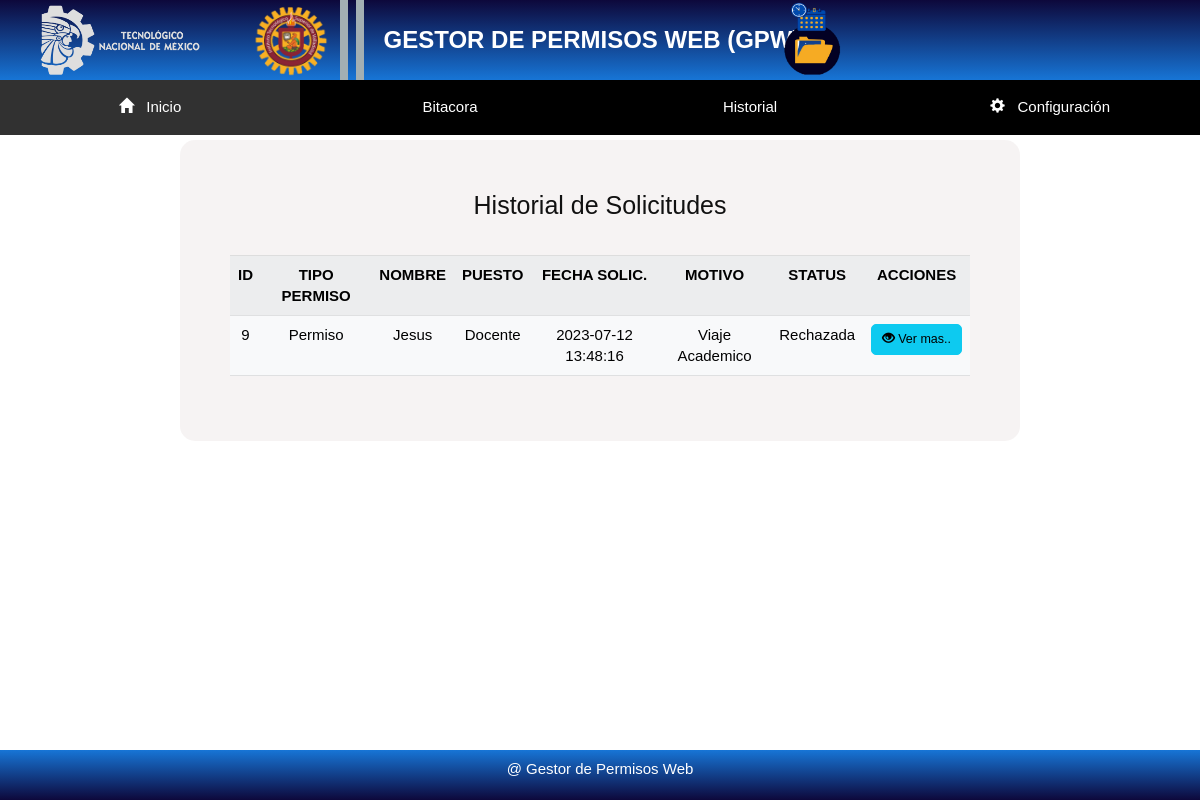
/ROL3/historial3.php (signed in), run on the app's committed database.
### tables this page shows
CREATE TABLE IF NOT EXISTS `solicitud` (
  `ID` smallint NOT NULL AUTO_INCREMENT,
  `Tipo_solicitud_ID` smallint DEFAULT NULL,
  `Request_at` datetime DEFAULT CURRENT_TIMESTAMP,
  `de_fecha` datetime DEFAULT NULL,
  `a_fecha` datetime DEFAULT NULL,
  `reposicion` text,
  `fecha_r1` datetime DEFAULT NULL,
  `fecha_r2` datetime DEFAULT NULL,
  `sueldo` text,
  `hora_establecida` varchar(50) DEFAULT NULL,
  `Hora_modificada` varchar(50) DEFAULT NULL,
  `motivo` text,
  `otro` text,
  `adjunto` longblob,
  `motivo_id` smallint DEFAULT NULL,
  `User_ID` smallint DEFAULT NULL,
  `Estado_ID` smallint DEFAULT NULL,
  PRIMARY KEY (`ID`),
  KEY `Tipo_solicitud_ID` (`Tipo_solicitud_ID`),
  KEY `User_ID` (`User_ID`),
  KEY `Estado_ID` (`Estado_ID`),
  KEY `motivo_id` (`motivo_id`)
);

CREATE TABLE IF NOT EXISTS `tipo_solicitud` (
  `ID` smallint NOT NULL AUTO_INCREMENT,
  `Tipo_solicitud_nombre` varchar(45) DEFAULT NULL,
  `Tipo_solicitud_valor` int DEFAULT NULL,
  PRIMARY KEY (`ID`)
);

CREATE TABLE IF NOT EXISTS `perfil` (
  `id` smallint NOT NULL AUTO_INCREMENT,
  `nombre` text NOT NULL,
  `apellido` text NOT NULL,
  `sexo` varchar(50) NOT NULL,
  `area` text NOT NULL,
  `puesto` text NOT NULL,
  `create_at` datetime DEFAULT CURRENT_TIMESTAMP,
  `update_at` datetime DEFAULT CURRENT_TIMESTAMP,
  `User_ID` smallint NOT NULL,
  PRIMARY KEY (`id`),
  KEY `User_ID` (`User_ID`)
);

CREATE TABLE IF NOT EXISTS `estado` (
  `ID` smallint NOT NULL AUTO_INCREMENT,
  `Estado_nombre` varchar(45) DEFAULT NULL,
  `Estado_valor` int DEFAULT NULL,
  PRIMARY KEY (`ID`)
);

### ROL3/historial3.php (the view, shortened to what this page needs)
<?php
include_once '../DB/Db.php';
?>
<!DOCTYPE html>
<html lang="es">
<head>
  <link rel="stylesheet" href="https://maxcdn.bootstrapcdn.com/bootstrap/3.4.0/css/bootstrap.min.css">
  <link rel="stylesheet" href="../CSS/Inicio.css">
  <link rel="stylesheet" href="../CSS/Normalize.css">
  <link rel="stylesheet" href="../assets/css/bootstrap.min.css">
  <link rel="stylesheet" href="../assets/js/bootstrap.min.js">
  <link rel="stylesheet" href="https://cdnjs.cloudflare.com/ajax/libs/font-awesome/6.4.0/css/all.min.css" />
</head>
<body id="texto-normal">
  <header id="barra" class="text-white">
    GESTOR DE PERMISOS WEB (GPW)
    <img src="../IMG/LogoTecNMBlanco.png" class="log1">
    <img src="../IMG/LogIts.png" class="log2">
    <img src="../IMG/Logo.png" class="log3">
    <div class="rectangulo1"></div>
    <div class="rectangulo2"></div>
  </header>
  <nav class="menu" id="texto-normal">
    <ul>
      <li class="nivel1"><a href="Inicio3.php" class="nivel1" id="hov"><span class="glyphicon glyphicon-home"></span>
          &nbsp Inicio</a></li>
      <li class="nivel1"><a href="bitacora.php" class="nivel1">Bitacora</a></li>
      <li class="nivel1"><a href="historial3.html" class="nivel1">Historial</a></li>
      <li class="nivel1"><a href="#" class="nivel1"><span class="glyphicon glyphicon-cog"></span> &nbsp;
          Configuración</a>
      </li>
    </ul>
  </nav>
  <section class="center-container" id="texto-centrar">
              <h1 class="bolt-lightning">Historial de Solicitudes</h1>
      <br><br>
      <div id="items-centrados">
        <div class="h4">
          <table class="table table-light table-striped">
          <tr>
            <td><strong>ID</strong></td>
            <td><strong>TIPO PERMISO</strong></td>
            <td><strong>NOMBRE</strong></td>
            <td><strong>PUESTO</strong></td>
            <td><strong>FECHA SOLIC.</strong></td>
            <td><strong>MOTIVO</strong></td>
            <td><strong>STATUS</strong></td>
            <td><strong>ACCIONES</strong></td>
          </tr>
          <?php
        if (isset($_SESSION['username'])) {
          $query = "SELECT solicitud.ID, tipo_solicitud.Tipo_solicitud_nombre, perfil.nombre, perfil.puesto, solicitud.Request_at, solicitud.motivo, estado.Estado_nombre
          FROM solicitud
          JOIN tipo_solicitud ON solicitud.Tipo_solicitud_ID = tipo_solicitud.ID
          JOIN perfil ON solicitud.User_ID = perfil.User_ID
          JOIN estado ON solicitud.Estado_ID = estado.ID
          WHERE solicitud.Estado_ID IN (33)";
          $result = $MySQLiconn->query($query);
          if ($result->num_rows > 0) {
            while ($row = $result->fetch_assoc()) {
              $solicitudID = $row['ID'];
              $tipoSolicitudNombre = $row['Tipo_solicitud_nombre'];
              $nombre = $row['nombre'];
              $puesto = $row['puesto'];
              $requestAt = $row['Request_at'];
              $motivo = $row['motivo'];
              $estadoNombre = $row['Estado_nombre'];
              echo '<tr>';
              echo '<td>' . $solicitudID . '</td>';
              echo '<td>' . $tipoSolicitudNombre . '</td>';
              echo '<td>' . $nombre . '</td>';
              echo '<td>' . $puesto . '</td>';
              echo '<td>' . $requestAt . '</td>';
              echo '<td>' . $motivo . '</td>';
              echo '<td>' . $estadoNombre . '</td>';
              echo '<td><a href="../DB/viewH.php?id=' . $solicitudID . '" class="btn btn-info btn-lg">
              <span class="glyphicon glyphicon-eye-open"></span> Ver mas..
              </a>
                  </td>';
              echo '</tr>';
            }
          } else {
            echo '</table>';
            echo '<div>';
            echo '<br>';
            echo '<strong>No hay solicitudes Finalizadas actualmente !!!</strong>';
            echo '</div>';
          }
        } else {
          echo 'Inicie sesión para ver los datos correspondientes';
        }
        ?>
      </table>
        </div>
  </section>
  <footer class="sfooter">
    <div id="texto-centrar" class="text-white">
      <h4>@ Gestor de Permisos Web</h4>
    </div>
  </footer>
</body>
</html>

### CSS/Inicio.css (style rules this page uses)
* { margin: 0; padding: 0; }
body { font-family: sans-serif; color: #FFFFFF; }
#texto-normal { font-family: sans-serif; color: #111111; }
.text-white { font-family: sans-serif; color: white; }
#texto-centrar { text-align: center; }
#hov { background-color:rgb(49, 49, 49) ; }
#items-centrados { display: flex; justify-content: center; }
#barra { width: 100%; height: 80px; display:flex; justify-content:center; align-items: center; font-family: Sans-serif; font-size: 24px; font-weight: 700; background: linear-gradient(180deg, #0D083B, #1775D6); position: fixed; z-index: 100; top: 0; }
.log1 { left: 40px; width: 160px; height: 70px; position: absolute; display: flex; align-items: center; }
.log2 { left: 250px; width: 80px; height: 80px; position: absolute; display: flex; align-items: center; }
.log3 { width: 80px; height: 80px; position: absolute; right: 29%; display: flex; align-items: center; }
.rectangulo1 { width: 8px; height: 80px; position: relative; right: 37%; background-color: rgb(163, 175, 179); }
.rectangulo2 { width: 8px; height: 80px; position: relative; right: 39%; background-color: rgb(163, 175, 179); }
.menu { text-align: center; font-family: sans-serif; font-size: 15px; width: 100%; position:fixed; z-index: 100; top: 80px; }
.menu ul { list-style-type: none; margin: 0px 0px 0px; padding: 0px 0px 0px 0px; }
.menu ul li { width: 25%; }
.menu ul li a { display: block; text-decoration: none; color: #fff; background: black; padding: 16px; }
.menu ul li.nivel1 { float: left; margin-right: 0px; }
.menu ul li a.nivel1, #menu ul li a.nivel2 { display: block; position: relative; }
nav li { margin-right: 12px; }
.center-container { width: 70%; text-align: center; margin: auto; padding: 50px; background-color: rgba(243, 239, 239, 0.705); border-radius: 15px; position: relative; top: 140px; }
.sfooter { width: 100%; height: 50px; font-family: Sans-serif; padding: 1rem; font-size: 16px; background: linear-gradient(180deg, #1775D6, #0D083B); position: fixed; z-index: 100; bottom: 0; }

### data on the page
solicitud: ID "9", Tipo_solicitud_ID.Tipo_solicitud_nombre "Permiso", perfil.nombre "Jesus", perfil.puesto "Docente", Request_at "2023-07-12 13:48:16", motivo "Viaje Academico", Estado_ID.Estado_nombre "Rechazada"
